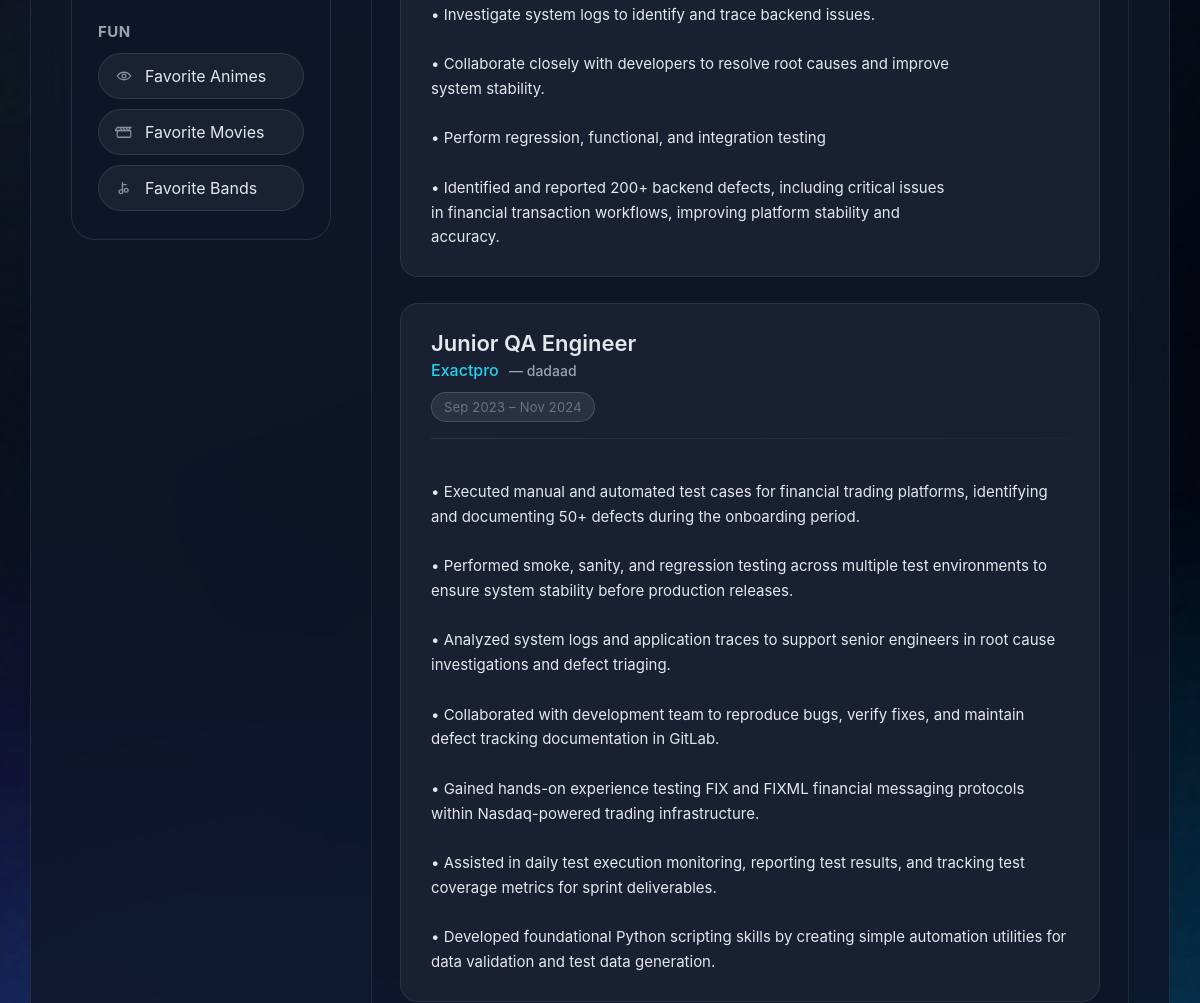
Page /experience/ (middle part) on the earlier database version.
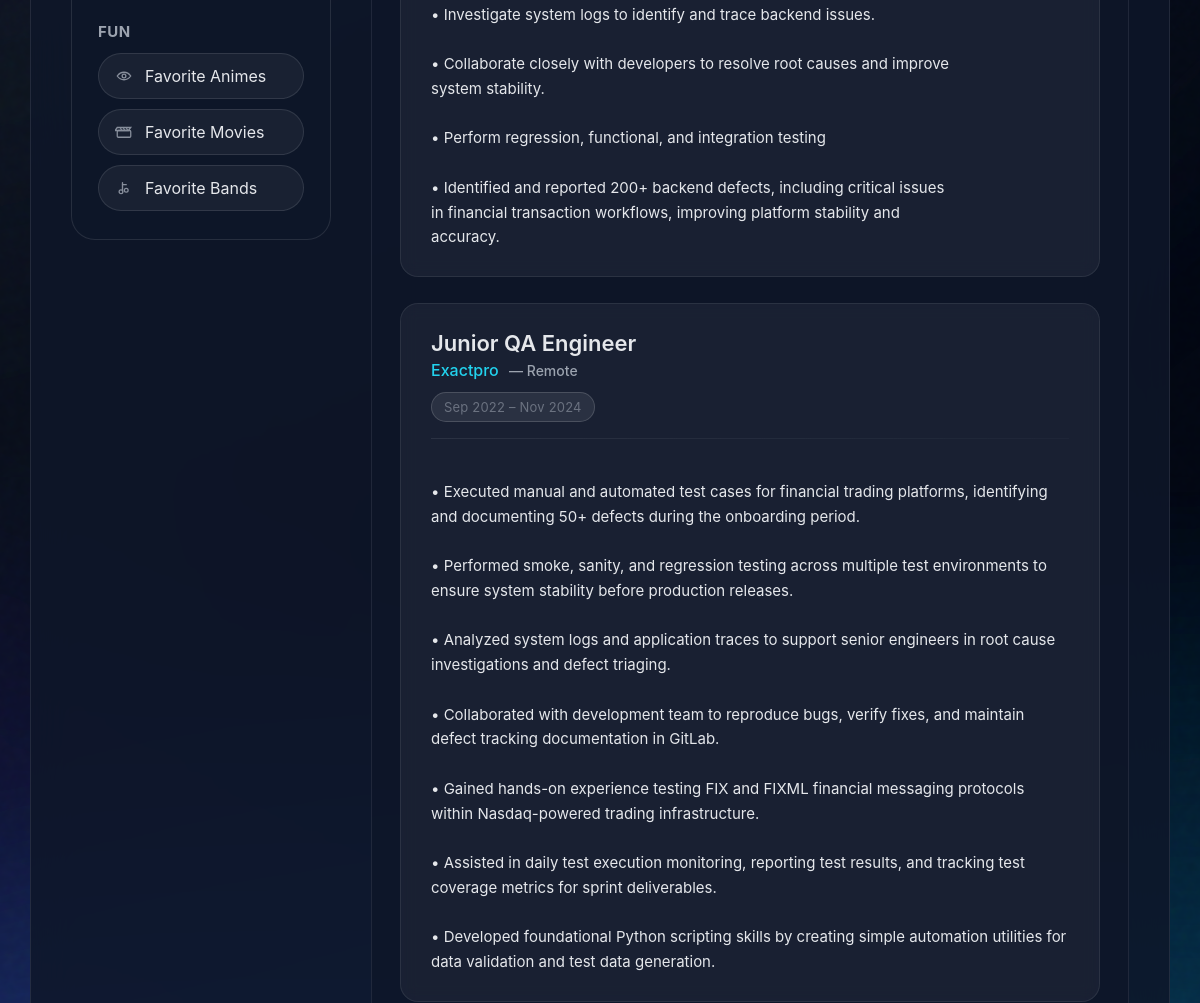
Same page on the later database version.
### resume/models.py (models this page shows, shortened)
class Experience(models.Model):
    profile = models.ForeignKey(Profile, on_delete=models.CASCADE, related_name="experiences")
    role = models.CharField(max_length=150)
    company = models.CharField(max_length=150)
    location = models.CharField(max_length=150, blank=True)
    start_date = models.DateField()
    end_date = models.DateField(blank=True, null=True)
    description = models.TextField(blank=True)

### resume/views.py (the view)
# urls.py: path('experience/', views.experience_view, name='experience'),
def experience_view(request):
    profile = get_profile()
    return render(request, "resume/experience.html", {
        "profile": profile,
        "experiences": profile.experiences.all()
    })

### resume/views.py (called while the page is built)
def get_profile():
    return Profile.objects.first()  # your single profile

### resume/templates/resume/experience.html (shortened to what this page needs)
{% extends "resume/base.html" %}
{% block content %}
<div class="section">
    {% if experiences %}
        <div class="exp-wrapper">
            {% for exp in experiences %}
                <div class="exp-card">
                    <div class="exp-role">
                        {{ exp.role }}
                    </div>
                    <div class="exp-company">
                        {{ exp.company }}
                        <span class="exp-location">— {{ exp.location }}</span>
                    </div>
                    <div class="exp-date">
                        {{ exp.start_date|date:"M Y" }} –
                        {% if exp.end_date %}
                            {{ exp.end_date|date:"M Y" }}
                        {% else %}
                            Present
                        {% endif %}
                    </div>
                    <div class="exp-divider"></div>
                    <div class="exp-desc">
                        {{ exp.description|linebreaksbr }}
                    </div>
                </div>
            {% endfor %}
        </div>
    {% else %}
        <p style="color: var(--text-soft); margin-top:20px;">No experience added yet.</p>
    {% endif %}
</div>
{% endblock %}

Differences in the rows shown:
changed Experience "Junior QA Engineer": location "dadaad" → "Remote"; start_date "Sep 2023" → "Sep 2022"
